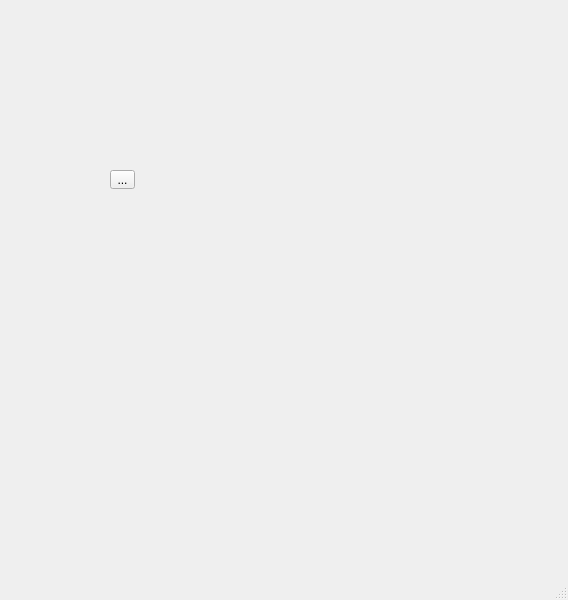
<?xml version="1.0" encoding="UTF-8"?>
<ui version="4.0">
 <class>MainWindow</class>
 <widget class="QMainWindow" name="MainWindow">
  <property name="geometry">
   <rect>
    <x>0</x>
    <y>0</y>
    <width>568</width>
    <height>600</height>
   </rect>
  </property>
  <property name="windowTitle">
   <string>MainWindow</string>
  </property>
  <widget class="QWidget" name="centralwidget">
   <widget class="QToolButton" name="toolButton">
    <property name="geometry">
     <rect>
      <x>110</x>
      <y>170</y>
      <width>25</width>
      <height>19</height>
     </rect>
    </property>
    <property name="text">
     <string>...</string>
    </property>
   </widget>
  </widget>
  <widget class="QMenuBar" name="menubar">
   <property name="geometry">
    <rect>
     <x>0</x>
     <y>0</y>
     <width>568</width>
     <height>21</height>
    </rect>
   </property>
  </widget>
  <widget class="QStatusBar" name="statusbar"/>
 </widget>
 <resources/>
 <connections/>
</ui>
